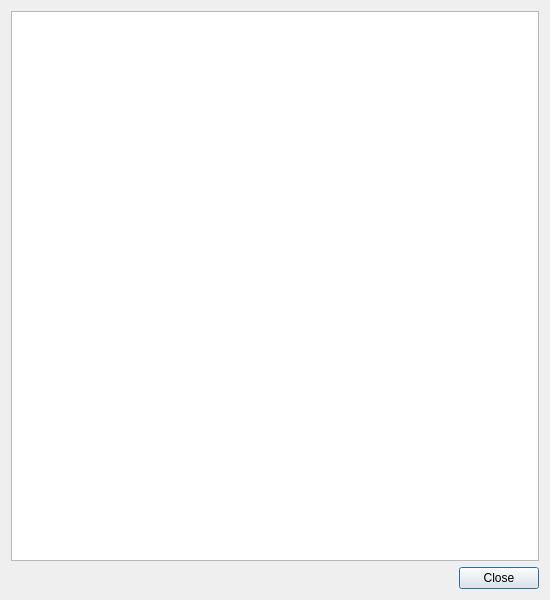
<?xml version="1.0" encoding="UTF-8"?>
<ui version="4.0">
 <class>help</class>
 <widget class="QDialog" name="help">
  <property name="geometry">
   <rect>
    <x>0</x>
    <y>0</y>
    <width>550</width>
    <height>600</height>
   </rect>
  </property>
  <property name="windowTitle">
   <string>Oh No!!!</string>
  </property>
  <property name="windowIcon">
   <iconset resource="images.qrc">
    <normaloff>:/synch_icon.ico</normaloff>:/synch_icon.ico</iconset>
  </property>
  <layout class="QVBoxLayout" name="verticalLayout">
   <item>
    <widget class="QTextBrowser" name="textBrowser">
     <property name="font">
      <font>
       <pointsize>10</pointsize>
      </font>
     </property>
     <property name="source">
      <url>
       <string>qrc:/index.html</string>
      </url>
     </property>
    </widget>
   </item>
   <item>
    <widget class="QDialogButtonBox" name="buttonBox">
     <property name="orientation">
      <enum>Qt::Horizontal</enum>
     </property>
     <property name="standardButtons">
      <set>QDialogButtonBox::Close</set>
     </property>
    </widget>
   </item>
  </layout>
 </widget>
 <resources>
  <include location="images.qrc"/>
 </resources>
 <connections>
  <connection>
   <sender>buttonBox</sender>
   <signal>accepted()</signal>
   <receiver>help</receiver>
   <slot>accept()</slot>
   <hints>
    <hint type="sourcelabel">
     <x>248</x>
     <y>254</y>
    </hint>
    <hint type="destinationlabel">
     <x>157</x>
     <y>274</y>
    </hint>
   </hints>
  </connection>
  <connection>
   <sender>buttonBox</sender>
   <signal>rejected()</signal>
   <receiver>help</receiver>
   <slot>reject()</slot>
   <hints>
    <hint type="sourcelabel">
     <x>316</x>
     <y>260</y>
    </hint>
    <hint type="destinationlabel">
     <x>286</x>
     <y>274</y>
    </hint>
   </hints>
  </connection>
 </connections>
</ui>
